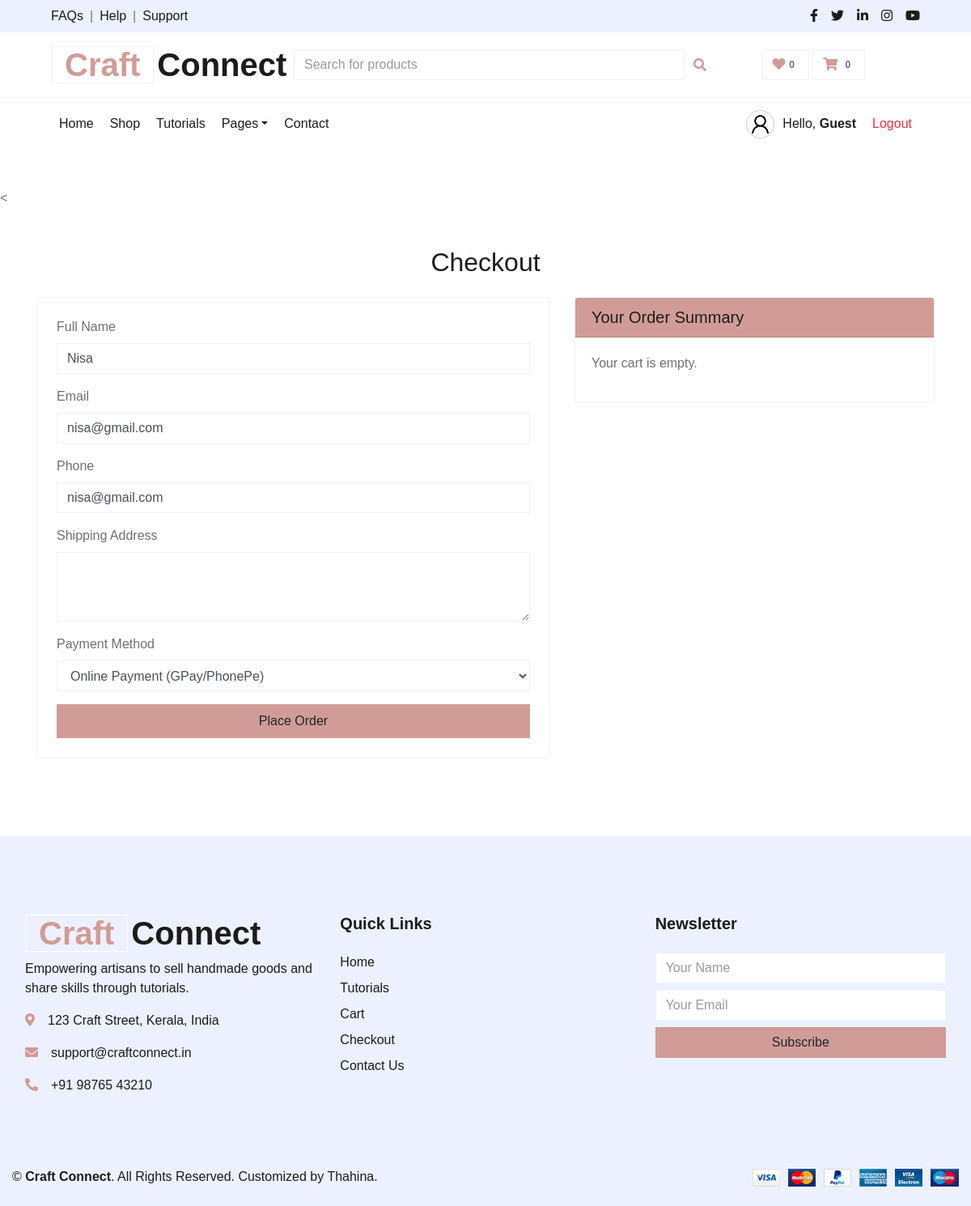
The page /home/checkout.php (signed in) on the database its author committed.
### tables this page shows
CREATE TABLE `users` (
  `id` int(11) NOT NULL,
  `name` varchar(100) NOT NULL,
  `email` varchar(100) NOT NULL,
  `password` text NOT NULL,
  `phone` varchar(15) DEFAULT NULL,
  `role` enum('buyer','seller','admin') NOT NULL,
  `profile_pic` varchar(255) DEFAULT NULL,
  `created_at` timestamp NOT NULL DEFAULT current_timestamp(),
  `status` enum('pending','approved','removed') NOT NULL DEFAULT 'pending'
);

### home/checkout.php (the view, shortened to what this page needs)
<?php
$user_name = $_SESSION['user_name'] ?? 'Guest';
$profile_img = $_SESSION['profile_img'] ?? 'img/default-user.png';
$conn = new mysqli("localhost", "root", "", "craftconnect");
$buyer_id = $_SESSION['buyer_id'];
$user_info = ['name' => '', 'email' => '', 'phone' => ''];
$fetch_user_sql = "SELECT name, email, phone FROM users WHERE id = ?";
if ($stmt = $conn->prepare($fetch_user_sql)) {
    $stmt->bind_param("i", $buyer_id);
    $stmt->execute();
    $result = $stmt->get_result();
    $user_info = $result->fetch_assoc() ?? $user_info;
}
?>
<!DOCTYPE html>
<html lang="en">
<head>
    <link href="https://stackpath.bootstrapcdn.com/bootstrap/4.4.1/css/bootstrap.min.css" rel="stylesheet">
    <link href="https://cdnjs.cloudflare.com/ajax/libs/font-awesome/5.10.0/css/all.min.css" rel="stylesheet">
    <link href="css/style.css" rel="stylesheet">
</head>
<body style="font-family: 'Poppins', sans-serif;">
<div class="container-fluid">
    <div class="row bg-secondary py-2 px-xl-5">
        <div class="col-lg-6 d-none d-lg-block">
            <div class="d-inline-flex align-items-center">
                <a class="text-dark" href="#">FAQs</a><span class="text-muted px-2">|</span>
                <a class="text-dark" href="#">Help</a><span class="text-muted px-2">|</span>
                <a class="text-dark" href="#">Support</a>
            </div>
        </div>
        <div class="col-lg-6 text-center text-lg-right">
            <div class="d-inline-flex align-items-center">
                <a class="text-dark px-2" href="#"><i class="fab fa-facebook-f"></i></a>
                <a class="text-dark px-2" href="#"><i class="fab fa-twitter"></i></a>
                <a class="text-dark px-2" href="#"><i class="fab fa-linkedin-in"></i></a>
                <a class="text-dark px-2" href="#"><i class="fab fa-instagram"></i></a>
                <a class="text-dark pl-2" href="#"><i class="fab fa-youtube"></i></a>
            </div>
        </div>
    </div>
    <div class="row align-items-center py-3 px-xl-5">
        <div class="col-lg-3 d-none d-lg-block">
            <a href="index.php" class="text-decoration-none">
                <h1 class="m-0 display-5 font-weight-semi-bold">
                    <span class="text-primary font-weight-bold border px-3 mr-1">Craft</span>Connect
                </h1>
            </a>
        </div>
        <div class="col-lg-6 col-6 text-left ml-4">
            <form action="shop.php" method="GET">
                <div class="input-group">
                    <input type="text" class="form-control" name="search" placeholder="Search for products">
                    <div class="input-group-append">
                        <button class="input-group-text bg-transparent text-primary border-0"><i class="fa fa-search"></i></button>
                    </div>
                </div>
            </form>
        </div>
        <div class="col-md-2 col-2 text-right">
            <a href="#" class="btn border"><i class="fas fa-heart text-primary"></i><span class="badge">0</span></a>
            <?php
            $cart_count = isset($_SESSION['cart']) ? array_sum(array_column($_SESSION['cart'], 'quantity')) : 0;
            ?>
            <a href="cart.php" class="btn border">
                <i class="fas fa-shopping-cart text-primary"></i>
                <span class="badge"><?php echo $cart_count; ?></span>
            </a>
        </div>
    </div>
</div>
<div class="container-fluid mb-5">
    <div class="row border-top px-xl-5">
        <div class="col-lg-12">
            <nav class="navbar navbar-expand-lg bg-light navbar-light py-3 py-lg-0 px-0">
                <div class="collapse navbar-collapse justify-content-between" id="navbarCollapse">
                    <div class="navbar-nav mr-auto py-0">
                        <a href="index.php" class="nav-item nav-link ">Home</a>
                        <a href="shop.php" class="nav-item nav-link">Shop</a>
                        <a href="tutorial.php" class="nav-item nav-link">Tutorials</a>
                        <div class="nav-item dropdown">
                            <a href="#" class="nav-link dropdown-toggle" data-toggle="dropdown">Pages</a>
                        </div>
                        <a href="contact.php" class="nav-item nav-link">Contact</a>
                    </div>
                    <div class="navbar-nav ml-auto py-0 d-flex align-items-center gap-3">
                        <?php if(isset($_SESSION['user_id'])): ?>
                            <div class="d-flex align-items-center gap-2">
                                <div class="profile-img" style="
                                    width: 35px;
                                    height: 35px;
                                    border-radius: 50%;
                                    background-image: url('<?php echo htmlspecialchars($profile_img); ?>');
                                    background-size: cover;
                                    background-position: center;
                                    border: 1px solid #ccc;
                                "></div>
                                <span class="nav-item nav-link mb-0">
                                    Hello, <strong><?php echo htmlspecialchars($user_name); ?></strong>
                                </span>
                                <a href="logout.php" class="nav-item nav-link text-danger">
                                    <i class="las la-sign-out-alt"></i> Logout
                                </a>
                            </div>
                        <?php endif; ?>
                    </div>
                </div>
            </nav>
        </div>
    </div>
</div>
<<div class="container py-5">
    <h2 class="mb-4 text-center">Checkout</h2>
    <div class="row">
        <div class="col-lg-7">
            <form method="POST" class="p-4 border rounded bg-light">
                <div class="form-group">
                    <label>Full Name</label>
                    <input type="text" name="name" class="form-control" value="<?php echo htmlspecialchars($user_info['name']); ?>" required>
                </div>
                <div class="form-group">
                    <label>Email</label>
                    <input type="email" name="email" class="form-control" value="<?php echo htmlspecialchars($user_info['email']); ?>" required>
                </div>
                <div class="form-group">
                    <label>Phone</label>
                    <input type="text" name="phone" class="form-control" value="<?php echo htmlspecialchars($user_info['phone']); ?>" required>
                </div>
                <div class="form-group">
                    <label>Shipping Address</label>
                    <textarea name="address" class="form-control" rows="3" required></textarea>
                </div>
                <div class="form-group">
                    <label>Payment Method</label>
                    <select name="payment_method" class="form-control" required>
                        <option value="Online">Online Payment (GPay/PhonePe)</option>
                    </select>
                </div>
                <button type="submit" class="btn btn-primary btn-block py-2">Place Order</button>
            </form>
        </div>
        <div class="col-lg-5">
            <div class="card border">
                <div class="card-header bg-primary text-white">
                    <h5 class="mb-0">Your Order Summary</h5>
                </div>
                <div class="card-body">
                    <?php
                    $grand_total = 0;
                    if (isset($_SESSION['cart']) && count($_SESSION['cart']) > 0) {
                        $ids = implode(',', array_keys($_SESSION['cart']));
                        $result = mysqli_query($conn, "SELECT * FROM products WHERE id IN ($ids)");
                        $cartProducts = [];
                        while ($row = mysqli_fetch_assoc($result)) {
                            $cartProducts[$row['id']] = $row;
                        }
                        foreach ($_SESSION['cart'] as $product_id => $quantity) {
                            if (!isset($cartProducts[$product_id])) continue;
                            $p = $cartProducts[$product_id];
                            $subtotal = $p['price'] * $quantity;
                            $item_total = $subtotal + 50;
                            $grand_total += $item_total;
                            echo "<p><strong>{$p['name']}</strong> x {$quantity} <span class='float-right'>₹" . number_format($item_total, 2) . "</span></p>";
                        }
                        echo "<hr><h5 class='text-right'>Total: ₹" . number_format($grand_total, 2) . "</h5>";
                    } else {
                        echo "<p>Your cart is empty.</p>";
                    }
                    ?>
                </div>
            </div>
        </div>
    </div>
</div>
<div class="container-fluid bg-secondary text-dark mt-5 pt-5">
    <div class="row px-3 pt-5">
        <div class="col-lg-4 col-md-12 mb-5">
            <h1 class="display-5 font-weight-semi-bold"><span class="text-primary font-weight-bold border border-white px-3 mr-1">Craft</span>Connect</h1>
            <p>Empowering artisans to sell handmade goods and share skills through tutorials.</p>
            <p><i class="fa fa-map-marker-alt text-primary mr-3"></i>123 Craft Street, Kerala, India</p>
            <p><i class="fa fa-envelope text-primary mr-3"></i>support@craftconnect.in</p>
            <p><i class="fa fa-phone-alt text-primary mr-3"></i>+91 98765 43210</p>
        </div>
        <div class="col-lg-4 col-md-6 mb-5">
            <h5 class="font-weight-bold mb-4">Quick Links</h5>
            <a class="text-dark mb-2 d-block" href="index.php">Home</a>
            <a class="text-dark mb-2 d-block" href="tutorials.php">Tutorials</a>
            <a class="text-dark mb-2 d-block" href="cart.php">Cart</a>
            <a class="text-dark mb-2 d-block" href="checkout.php">Checkout</a>
            <a class="text-dark d-block" href="contact.php">Contact Us</a>
        </div>
        <div class="col-lg-4 col-md-6 mb-5">
            <h5 class="font-weight-bold mb-4">Newsletter</h5>
            <form>
                <input type="text" class="form-control mb-2" placeholder="Your Name" required>
                <input type="email" class="form-control mb-2" placeholder="Your Email" required>
                <button class="btn btn-primary btn-block" type="submit">Subscribe</button>
            </form>
        </div>
    </div>
    <div class="row border-top py-4">
        <div class="col-md-6 text-center text-md-left">
            &copy; <strong>Craft Connect</strong>. All Rights Reserved. Customized by Thahina.
        </div>
        <div class="col-md-6 text-center text-md-right">
            <img class="img-fluid" src="img/payments.png" alt="Payment Methods">
        </div>
    </div>
</div>
</body>
</html>

### rows shown on the page
users: name "Nisa", email "nisa@gmail.com", phone "nisa@gmail.com"

### other values the page prints
$cart_count "0"
$user_name "Guest"
